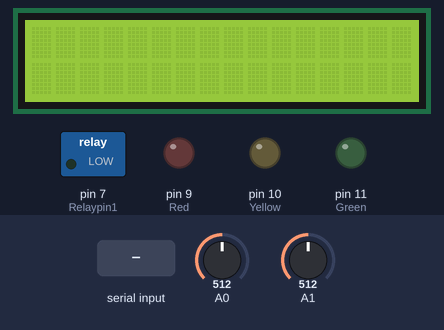
Recording of a sketch running on a simulated Arduino Uno, built with avr-gcc and run on an emulated ATmega328P. Parts: 16×2 character LCD, switched loads named in the sketch (green lamp = pin HIGH), output pins drawn as LEDs (lit = HIGH). The inputs (shaded band) are chosen by the test bench; at power-on: A0 = 512, A1 = 512. What the sketch prints to the serial monitor is not drawn.

Above: at 1.2 s.
1.3 s: "90,45\n" received over the second serial link
At 5.7 s:
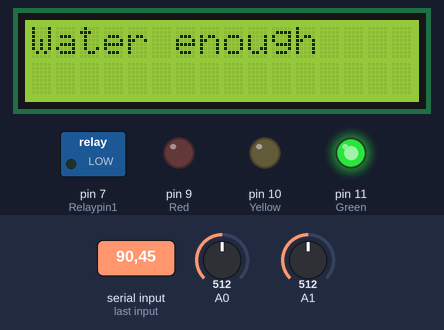
7.6 s: "30,150\n" received over the second serial link
At 21.5 s:
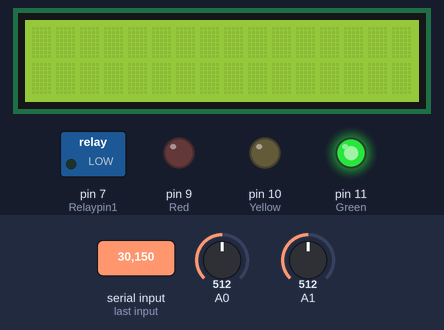
21.6 s: "45\n" received over the second serial link
Timing chart, 0 to 28.8 s (numbered marks = the images above; inputs shaded):
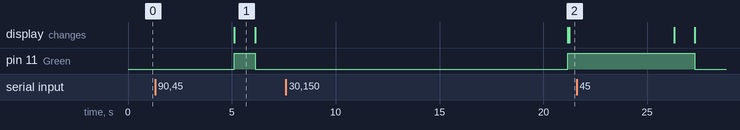

The sketch:

smartFarm.ino.ino
```cpp
#include <LiquidCrystal_I2C.h>              // lcd를 사용하기 위한 라이브러리 추가
#include <SoftwareSerial.h>                 // 블루투스를 사용하기 위한 라이브러리 추가

SoftwareSerial BTSerial(5,4);
LiquidCrystal_I2C lcd(0x27, 16, 2);         // LCD모듈 초기 주소 값, 영역 설정

static int InputData = -1;                  // InputData를 사용하여 고정 값을 넣기위해 전역변수를 사용
static int i = 0;                           // 블루투스와 휴대폰 사이에 값을 i를 통해 전달받을 예정이므로 i의 값을 초기화
static char c[10];

int Relaypin1 = 7;                          // 릴레이모듈 7번 핀으로 설정
int Soil_moisture = A1;                     // 토양수분센서 핀을 A1으로 설정
int Red = 9;                                // 신호등 모듈 Red핀 설정
int Yellow = 10;                            // 신호등 모듈 Yellow핀 설정
int Green = 11;                             // 신호등 모듈 Green핀 설정


void setup() {
  Serial.begin(9600);                       // 초당 9600비트를 전송
  BTSerial.begin(9600);                     // 블루투스 또한 초당 9600비트를 전송
  lcd.init();                               // lcd 초기화
  lcd.backlight();                          // lcd 백라이트 ON
  pinMode(Relaypin1, OUTPUT);               // 릴레이 제어 1번핀을 출력으로 설정
  pinMode(Red, OUTPUT);                     // Red 출력핀 설정
  pinMode(Yellow, OUTPUT);                  // Yellow 출력핀 설정
  pinMode(Green, OUTPUT);                   // Green 출력핀 설정

}

void loop() {
  char c1[10];                              // 블루투스와 연동하여 휴대폰에 값을 보내준 결과 숫자가 맨 앞 한자리만 출력되는 것을 확인하여 온도, 전압 값을 휴대폰으로 출력하기 위해 배열 생성
  char c2[10];
  int readValue;                            // 전압을 구하기 위해 전력값을 읽어올 필요가 있었다.
  float voltage;                            // 온도와 전압은 소숫점까지 출력하기 위해 float 사용
  float temperature;

  readValue = analogRead(A0);
  voltage = (int)(readValue * 5.0f)/1024.0f;  // 전압, 온도 공식을 사용하여 전압과 온도 값을 구해주었다.
  temperature = (voltage*100.0f);

  sprintf(c1,"%d",readValue);               // 블루투스를 통하여 휴대폰과 연동시 위와 같은 문제로 형변환 해주었다.
  sprintf(c2,"%d",(int)temperature);

  Serial.print("전압 : ");                   // 실시간으로 상황을 살펴보기 위해 시리얼 모니터로 전압, 온도값 출력
  Serial.println(readValue);
  Serial.print("온도 : ");
  Serial.println(temperature);
  delay(5000);                              // 전압과 온도 값을 여유있게 보기 위해서 딜레이를 5초 정도 주었다.

  char c3[10];                              // 임의 값을 넘겨주기 위한 배열 생성

  while(BTSerial.available()){              // 블루투스 통신을 위한 코드 사용, 제조사마다 블루투스는 적용되는 코드가 다르기 때문에 부품사에서 기본적으로 제공해주는 코드를 포함시켜 주었다.
    byte data = BTSerial.read();
    Serial.write(data);
    c[i] = data;
    i++;
  }
  if(c[0] == 45){                           // 모바일로 펌프를 강제로 수분 값을 입력하여 모터를 마치 자동, 수동으로 바꾸기 위한 코드, 정수 자체만 입력 받았을 때 에러가 발생하여 문자열을 정수로 바꿔줄 필요가 있었음
    InputData = -1;                         // 900이상을 입력하면 릴레이모듈(워터펌프)가 자동으로 실행되며 음수가 들어가면 실행이 종료
  }
  else{
    for(int j = 0; j < i; j++){
      c3[j] = c[j] ;
    }
    InputData = atoi(c3);
  }

  while(Serial.available()){
    byte data = Serial.read();
    BTSerial.write(data);
  }

  BTSerial.write("Voltage : ");             // 전압, 온도 값을 휴대폰으로 전송
  BTSerial.write(c1);
  BTSerial.write("\n");
  BTSerial.write("Temperature : ");
  BTSerial.write(c2);
  BTSerial.write("\n");


  Flower_kit_on();

}
void Flower_kit_on() {
  int Soil_moisture = analogRead(A1);

  if(InputData < 0){
    Soil_moisture = analogRead(A1);
  }
  else{
    Soil_moisture = InputData;
  }

  Serial.print("수분 값 : ");              // 수분 값 및 물의 양 휴대폰으로 전송
  Serial.println(Soil_moisture);
  BTSerial.write("Water : ");
  BTSerial.write(Soil_moisture);
  BTSerial.write("\n");

  if (Soil_moisture > 800 )                 //수분 값이 900 초과의 조건
  {
    digitalWrite(Red, HIGH);                //신호등 모듈 빨간색 점등
    digitalWrite(Yellow, LOW);
    digitalWrite(Green, LOW);
    lcd.setCursor(0, 0);                    // 0번째, 0라인
    lcd.print("Water please");              // Water please 출력
    digitalWrite(Relaypin1, HIGH);          //릴레이모듈(워터펌프)동작
  }
  if (Soil_moisture > 600 && Soil_moisture < 800)        //수분 값이 700 초과 900 미만의 조건
  {
    digitalWrite(Red, LOW);                              //신호등 모듈 노란색 점등
    digitalWrite(Yellow, HIGH);
    digitalWrite(Green, LOW);
  }
  else if (Soil_moisture < 600)                          //수분 값이 700 미만의 조건
  {
    digitalWrite(Red, LOW);                              //신호등 모듈 초록색 점등
    digitalWrite(Yellow, LOW);
    digitalWrite(Green, HIGH);
    lcd.setCursor(0, 0);                                 // 0번째, 0라인
    lcd.print("Water enough");
    digitalWrite(Relaypin1, LOW);                        //릴레이모듈(워터펌프)동작 정지
    delay(1000);
    Flower_kit_off();                                    //동작정지 함수 호출
  }
}
void Flower_kit_off() {
    digitalWrite(Red, LOW);                               //신호등 모듈 소등
    digitalWrite(Yellow, LOW);
    digitalWrite(Green, LOW);
    lcd.clear();
    digitalWrite(Relaypin1, LOW);                         //릴레이모듈(워터펌프)동작 정지
    delay(10000);                                         //동작정지 시간 10초 설정
}
```

Measured:
- what the display in image 1 shows lasts 1.0 s, from 5.1 s to 6.1 s
